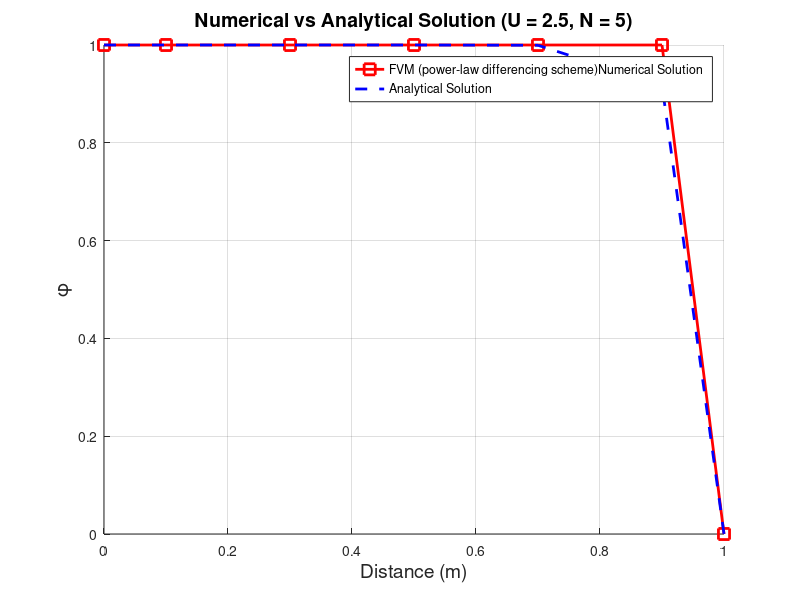

MATLAB code to generate this figure:

clc; clear; close all;

% Physical and boundary values
U = 2.5;
N = 5;
L = 1.0;
Gamma = 0.1;
rho = 1.0;
phi_A = 1;
phi_B = 0;


% Discretization
dx = L/N;
% Initialize solution array
phi = zeros(N+1,1);
phi(1) = phi_A;
phi(end) = phi_B;

% Flux coefficients
F = rho * U;
D = Gamma / dx;

% % Power-law scheme function
% power_law = @(Pe) max(0, (1 - 0.1*abs(Pe)).^5);

% Matrix initialization
A = zeros(N+1,N+1);
b = zeros(N+1,1);

% Apply boundary conditions
A(1,1) = 1;
b(1) = phi_A;
A(end,end) = 1;
b(end) = phi_B;

% Assemble equations for internal nodes
Pe = F*dx/Gamma;
fprintf("The Peclet Number %d",Pe);
for i = 2:N
    % since Fe = Fw = F lly D 
    aW = max([F, D + F/2, 0]);
    aE = max([-F, D - F/2, 0]);
    aP = aW + aE;
    
    A(i,i-1:i+1) = [-aW, aP, -aE];
end

% Solve linear system
phi = A\b;
function phi = AnalyticalSolution(varargin)
    % Parse Name-Value pairs
    p = inputParser;

    addParameter(p, 'U', 1);               % Velocity
    addParameter(p, 'rho', 1);            % Density
    addParameter(p, 'Gamma', 0.1);        % Diffusion coefficient
    addParameter(p, 'L', 1);              % Domain length
    addParameter(p, 'x', []);             % x locations where phi is evaluated
    addParameter(p, 'phi_A', 1);          % Left boundary value
    addParameter(p, 'phi_B', 0);          % Right boundary value

    parse(p, varargin{:});
    U      = p.Results.U;
    rho    = p.Results.rho;
    Gamma  = p.Results.Gamma;
    L      = p.Results.L;
    x      = p.Results.x;
    phi_A  = p.Results.phi_A;
    phi_B  = p.Results.phi_B;

    % Analytical formula for 1D steady convection-diffusion problem
    exponent = (rho * U * x) / Gamma;
    denominator = exp((rho * U * L) / Gamma) - 1;
    numerator = exp(exponent) - 1;

    phi = phi_A + (phi_B - phi_A) * (numerator / denominator);
end




% Discretization
P = 1:N;
x_P = (P - 0.5) * dx;
x_analytical = [0, x_P, L];


phi_analytical = AnalyticalSolution('U', U, 'rho', rho, 'Gamma', Gamma, ...
                                    'L', L, 'x', x_analytical, ...
                                    'phi_A', phi_A, 'phi_B', phi_B);

phi_FVM = [phi_A;phi];
figure;
hold on;
plot(x_analytical, phi_FVM, 'rs-', 'LineWidth', 2, ...
         'MarkerSize', 8, 'DisplayName', 'FVM (power-law differencing scheme)Numerical Solution');

plot(x_analytical, phi_analytical, 'b--', 'LineWidth', 2,'DisplayName', 'Analytical Solution');
title('1D Convection-Diffusion Solution (Power-Law Scheme)');
xlabel('Distance (m)', 'FontSize', 14);
ylabel('\phi', 'FontSize', 14);
title(sprintf('Numerical vs Analytical Solution (U = %.1f, N = %d)', U, N), 'FontSize', 14);
legend('Location', 'best');
grid on;
hold off;
% Visualize results
% plot(linspace(0,L,N+1), phi, '-o');
% title('1D Convection-Diffusion Solution (Power-Law Scheme)');
% xlabel('Position');
% ylabel('\phi');
% grid on;
